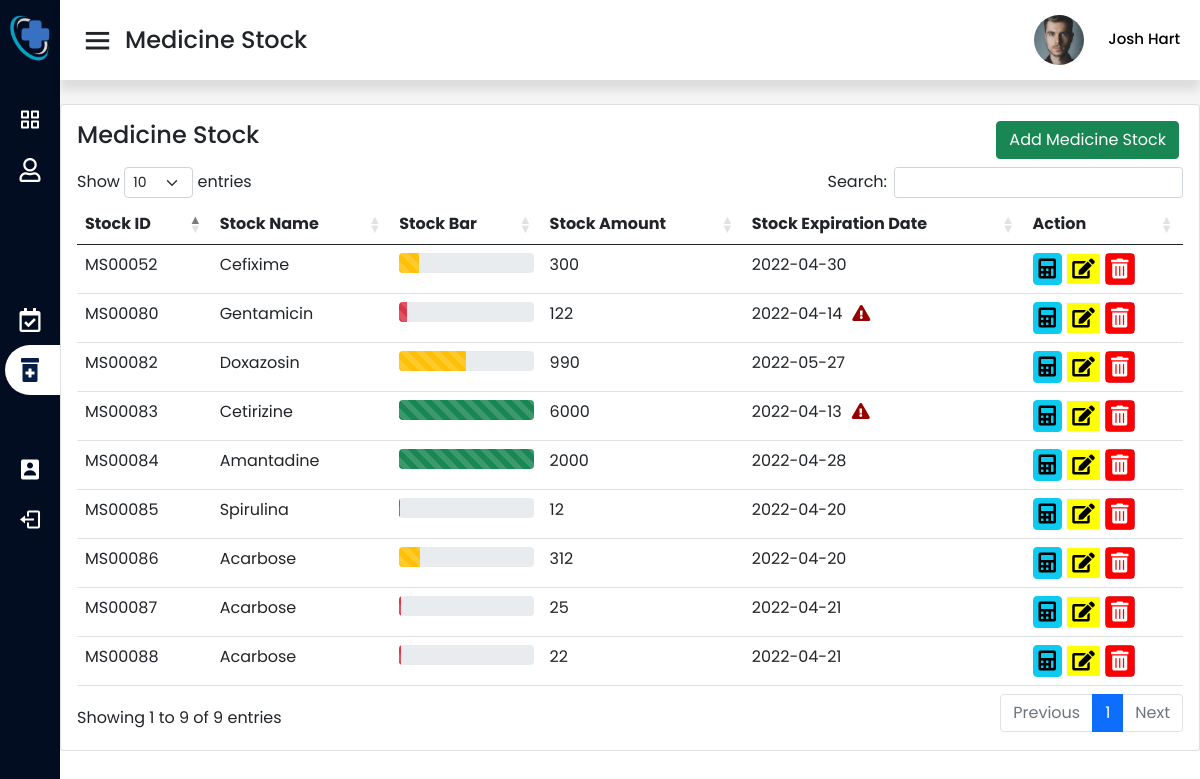
The page /staffStock.php (signed in) on the database its author committed.
### tables this page shows
CREATE TABLE `staff` (
  `staffPrefix` varchar(1) NOT NULL DEFAULT 'S',
  `staffId` int(5) UNSIGNED ZEROFILL NOT NULL,
  `staffName` varchar(50) NOT NULL,
  `staffEmail` varchar(50) NOT NULL,
  `staffPassword` varchar(50) NOT NULL,
  `staffPosition` varchar(50) NOT NULL,
  `staffDepartment` varchar(50) NOT NULL,
  `staffUsertype` varchar(50) NOT NULL DEFAULT 'staff',
  `staffPhone_number` varchar(50) NOT NULL,
  `staffGender` varchar(50) NOT NULL,
  `staffAddress` varchar(50) NOT NULL,
  `staffBirthdate` date NOT NULL,
  `staffImage_status` int(11) NOT NULL,
  `staffBiography` varchar(256) NOT NULL,
  `staffQualification` varchar(256) NOT NULL
);

CREATE TABLE `medstock` (
  `prefix` varchar(2) NOT NULL DEFAULT 'MS',
  `stockID` int(5) UNSIGNED ZEROFILL NOT NULL,
  `stockName` varchar(100) NOT NULL,
  `stockQty` int(11) NOT NULL,
  `stockExpDate` date NOT NULL
);

### staffStock.php (the view, shortened to what this page needs)
<?php
include 'connection.php';
?>
<!DOCTYPE html>
<head>
  <?php include('asset/includes/cssCDN.php'); ?>
  <link rel="stylesheet" href="asset/css/staffstyle.css">
  <link rel="stylesheet" href="asset/css/navbar.css">
</head>
<body>
  <?php $page = 'staffStock';
  include('asset/includes/staffSideBar.php'); ?>
  <section class="home-section">
    <nav>
      <div class="sidebar-button">
        <i class='bx bx-menu sidebarBtn'></i>
        <span class="dashboard">Medicine Stock</span>
      </div>
      <div class="right-nav">
        <div class="profile dropdown">
          <div>
          <?php
          $currentUser = $_SESSION['staffId'];
          $sql = "SELECT * FROM staff WHERE staffId ='$currentUser'";
          $result=mysqli_query($data,$sql);
          if($result){
            while($row = mysqli_fetch_assoc($result)){
                $prefix = $row['staffPrefix'];
                $id = $row['staffId'];
                $imageStatus = $row['staffImage_status'];
                if($imageStatus == 1)
                {
                  echo "<img src='upload/profile".$prefix.$id.".jpg'>";
                }
                else{
                  echo "<img src='asset/image/short-emp.jpg'>";
                }
            }
          }
          ?>
            <?php
            $currentUser = $_SESSION['staffId'];
            $sql = "SELECT * FROM staff WHERE staffId ='$currentUser'";
            $result = mysqli_query($data, $sql);
            if ($result) {
              while ($row = mysqli_fetch_assoc($result)) {
                $staffName = $row['staffName'];
            ?>
                <span class="profile_name"><?php echo $staffName ?></span>
            <?php }
            } ?>
          </div>
        </div>
      </div>
    </nav>
    <div class="home-content">
      <div class="col-lg-12 grid-margin stretch-card">
        <div class="card">
          <div class="card-body">
            <div class="row mb-2">
              <div class="col-lg-5">
                <h4 class="card-title">Medicine Stock</h4>
              </div>
              <div class="col-lg-7">
                <div class="d-flex flex-row-reverse">
                  <div class="mx-1">
                    <button type="button" class="btn btn-success float-right" data-bs-toggle="modal" data-bs-target="#addData">
                      Add Medicine Stock
                    </button>
                  </div>
                </div>
              </div>
            </div>
            <div class="table-responsive">
              <table class="table table-hover table-condensed" id="dataTableID" style="width:100%">
                <thead>
                  <tr>
                    <th> Stock ID </th>
                    <th> Stock Name </th>
                    <th> Stock Bar </th>
                    <th> Stock Amount </th>
                    <th>Stock Expiration Date</th>
                    <th> Action </th>
                  </tr>
                </thead>
                <tbody>
                  <?php
                  $viewSql = "SELECT * FROM `medstock`";
                  $result = mysqli_query($data, $viewSql);
                  while ($fetch = mysqli_fetch_array($result)) {
                    $prefix = $fetch['prefix'];
                    $id = $fetch['stockID'];
                    $name = $fetch['stockName'];
                    $qty = $fetch['stockQty'];
                    $expDate = $fetch['stockExpDate'];
                    $currentDate = date("Y-m-d");
                    $per = ($qty / 2000) * 100;
                    if ($per <= 10) {
                      $color = "bg-danger";
                    } else if ($per > 10 && $per <= 60) {
                      $color = "bg-warning";
                    } else if ($per > 75) {
                      $color = "bg-success";
                    }
                    if ($expDate < $currentDate) {
                      $warning = "fas fa-exclamation-triangle";
                      $expired = "error";
                    } else {
                      $warning = "";
                      $expired = "";
                    }
                  ?>
                    <tr>
                      <td><?php echo $prefix . "" . $id; ?></td>
                      <td><?php echo $name; ?></td>
                      <td>
                        <div class="progress" style="height: 20px;">
                          <div class="progress-bar progress-bar-striped <?php echo $color; ?>" role="progressbar" style="width: <?php echo $per; ?>%" aria-valuenow="<?php echo $per; ?>" aria-valuemin="0" aria-valuemax="100"></div>
                        </div>
                      </td>
                      <td><?php echo $qty; ?></td>
                      <td class="expiration">
                        <?php echo $expDate; ?><i class="exp <?php echo $warning; ?>" style="color:rgba(150, 0, 0); margin-left: 10px;"></i></td>
                      <td class="action-button">
                        <button type="button" class="btn btn-info calBtn" data-toggle="modal" data-target="#<?php echo $expired; ?>calData<?php echo $id; ?>">
                          <i class="fas fa-calculator" style="color: black; font-size: 20px; padding: 5px;"></i></button>
                        <button type="button" class="btn btn-light editBtn" data-toggle="modal" data-target="#<?php echo $expired; ?>editData<?php echo $id; ?>">
                          <i class="fas fa-edit"></i></button>
                        <button type="button" class="btn btn-danger deleteBtn" data-toggle="modal" data-target="#deleteData<?php echo $id; ?>">
                          <i class="fas fa-trash-alt"></i></button>
                      </td>
                    </tr>
                  <?php
                  }
                  ?>
                </tbody>
              </table>
            </div>
          </div>
        </div>
      </div>
    </div>
  </section>
</body>
</html>

### asset/css/staffstyle.css (style rules this page uses)
* { margin: 0; padding: 0; box-sizing: border-box; font-family: "Poppins", sans-serif; }
body { overflow-x: hidden; }
.home-section .home-content { position: relative; padding-top: 104px; }
.home-section .home-content .action-button .fa-edit { background-color: yellow; color: black; font-size: 20px; padding: 5px; }
.home-section .home-content .action-button .fa-trash-alt { background-color: red; color: white; font-size: 20px; padding: 5px; }
.home-section .home-content .action-button .calBtn .fa-calculator { color: white; font-size: 20px; padding: 5px; }
.home-section .home-content .action-button button { padding: 0; }

### asset/css/navbar.css (style rules this page uses)
.home-section { position: relative; background: #f5f5f5; min-height: 20px; height: 100%; width: calc(100% - 220px); left: 220px; transition: all 0.5s ease; overflow-y: auto; }
.home-section nav { display: flex; justify-content: space-between; height: 80px; background: #fff; display: flex; align-items: center; position: fixed; width: calc(100% - 220px); left: 220px; z-index: 100; padding: 0 20px; box-shadow: 0 10px 10px rgba(0, 0, 0, 0.1); transition: all 0.5s ease; }
.home-section nav .sidebar-button { display: flex; align-items: center; font-size: 24px; font-weight: 500; }
nav .sidebar-button i { font-size: 35px; margin-right: 10px; }
nav .right-nav { display: flex; }
nav .right-nav .profile img { border-radius: 50%; width: 50px; height: 50px; object-fit: cover; margin-left: 5px; margin-right: 10px; }
nav .right-nav .profile .profile_name { color: rgb(0, 0, 0); font-size: 15px; white-space: nowrap; font-weight: 500; margin-left: 10px; }
@media (max-width: 1240px) { .home-section { width: calc(100% - 60px); left: 60px; } }
@media (max-width: 1240px) { .home-section nav { width: calc(100% - 60px); left: 60px; } }

### rows shown on the page
staff: staffImage_status 1 (drawn), staffName "Josh Hart"
medstock: prefix "MS", stockID "00052", stockName "Cefixime", stockQty "300", stockExpDate "2022-04-30"
medstock: prefix "MS", stockID "00080", stockName "Gentamicin", stockQty "122", stockExpDate "2022-04-14"
medstock: prefix "MS", stockID "00082", stockName "Doxazosin", stockQty "990", stockExpDate "2022-05-27"
medstock: prefix "MS", stockID "00083", stockName "Cetirizine", stockQty "6000", stockExpDate "2022-04-13"
medstock: prefix "MS", stockID "00084", stockName "Amantadine", stockQty "2000", stockExpDate "2022-04-28"
medstock: prefix "MS", stockID "00085", stockName "Spirulina", stockQty "12", stockExpDate "2022-04-20"
medstock: prefix "MS", stockID "00086", stockName "Acarbose", stockQty "312", stockExpDate "2022-04-20"
medstock: prefix "MS", stockID "00087", stockName "Acarbose", stockQty "25", stockExpDate "2022-04-21"
medstock: prefix "MS", stockID "00088", stockName "Acarbose", stockQty "22", stockExpDate "2022-04-21"
